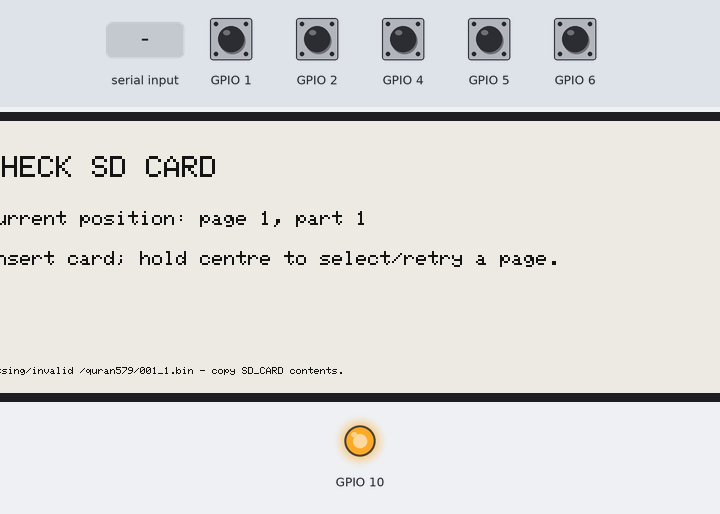
The sketch below on a simulated ESP32-S3. On the bench: 792×272 one-colour display, output pins drawn as LEDs (lit = HIGH). The test bench sets the inputs (shaded band); at power-on: GPIO 1, GPIO 2, GPIO 4–6 HIGH. Storage starts empty; EEPROM starts erased; pins used as bus, display or sensor lines are not drawn; what the sketch prints to the serial monitor is not drawn.

Above: at 4.7 s.
4.8 s: GPIO 6 pulled LOW for 0.15 s
7.8 s: "m" received over Serial
At 9.9 s:
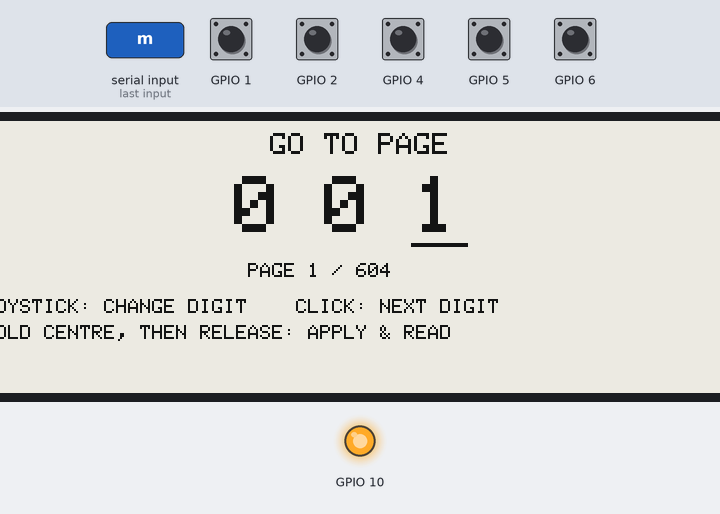
10.6 s: GPIO 5 pulled LOW for 0.15 s
At 13.3 s:
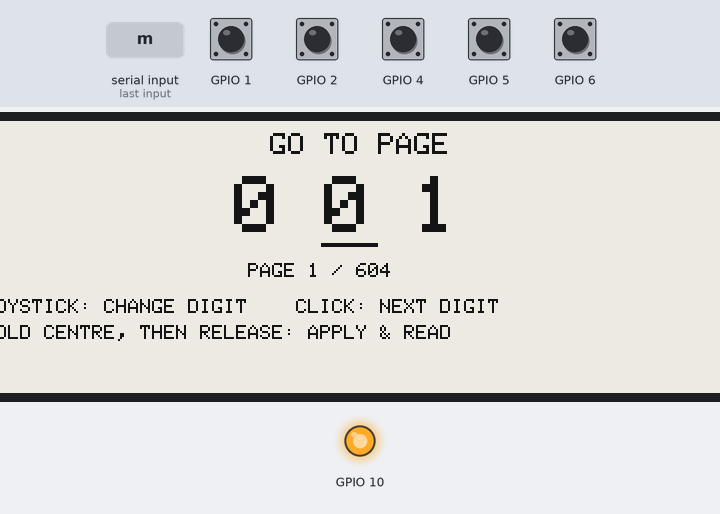
13.6 s: GPIO 1 pulled LOW for 0.15 s
At 15.7 s:
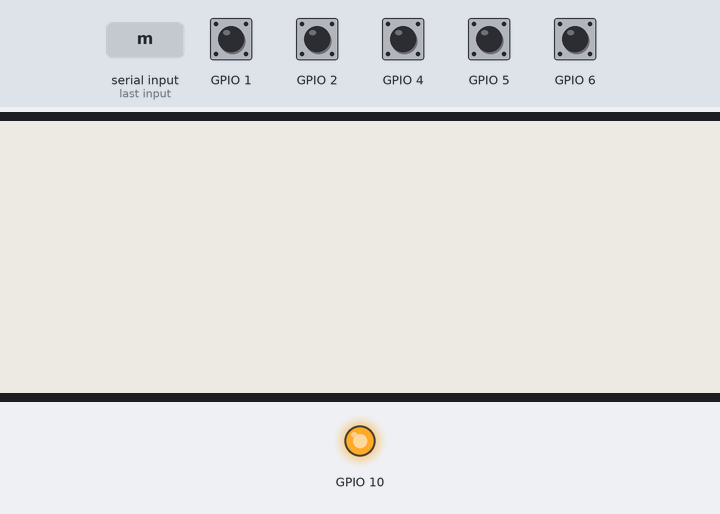
16.6 s: "b" received over Serial
At 18.8 s:
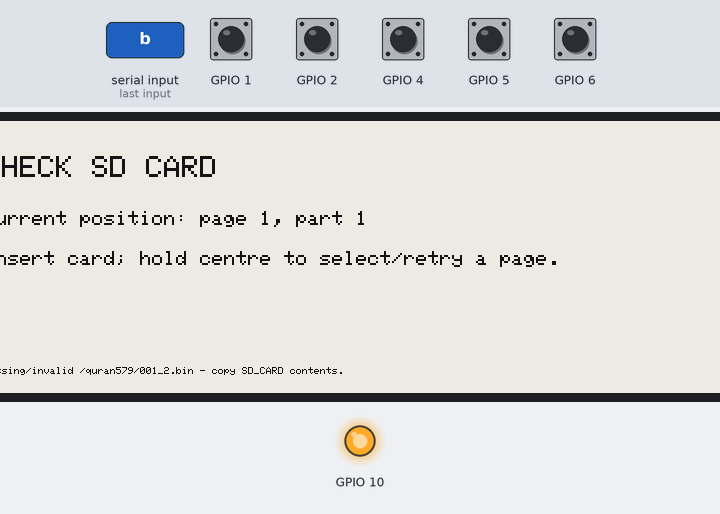
19.5 s: GPIO 6 pulled LOW for 1 s
Timing chart, 0 to 22.5 s (numbered marks = the images above; inputs shaded):
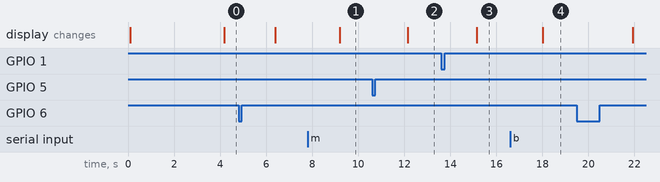

The sketch:

CrowPanel_Quran_Full.ino
```cpp
#include <Arduino.h>
#include <SPI.h>
#include <SD.h>
#include <Preferences.h>
#include "ReaderState.h"
#include "freertos/FreeRTOS.h"
#include "freertos/task.h"
#include <GxEPD2_BW.h>
#include <gdey/GxEPD2_579_GDEY0579T93.h>

constexpr uint8_t BTN_NEXT=6, BTN_PREVIOUS=4, BTN_CENTER=5;
constexpr uint8_t BTN_SCREEN=1, BTN_AUX=2, SCREEN_POWER=7;
constexpr uint8_t SD_POWER=42; // CrowPanel TF-card supply enable, active HIGH
constexpr uint8_t ROTATION=2; // landscape, 180 degrees
constexpr uint32_t DEBOUNCE_MS=20, HOLD_MS=900;
constexpr uint16_t PAGE_COUNT=604;
constexpr uint8_t PARTS_PER_PAGE=5;
constexpr size_t FRAME_BYTES=792*272/8;
using Panel=GxEPD2_579_GDEY0579T93;
GxEPD2_BW<Panel,Panel::HEIGHT> display(Panel(45,46,47,48));
SPIClass sdSPI(HSPI);
Preferences prefs;
struct Button {
  uint8_t pin;
  bool raw=HIGH, stable=HIGH, armed=false;
  uint32_t changed=0, down=0;
  void begin() {
    pinMode(pin,INPUT_PULLUP);
    raw=stable=digitalRead(pin);
    changed=millis();
  }
  // Release events: boot-held keys ignored; each debounced release counts.
  uint8_t poll() {
    const uint32_t now=millis();
    const bool level=digitalRead(pin);
    if(level!=raw) {raw=level;changed=now;}
    if(raw==stable || uint32_t(now-changed)<DEBOUNCE_MS) return 0;
    stable=raw;
    if(stable==LOW) {down=now;armed=true;return 0;}
    if(!armed) return 0;
    armed=false;
    return uint32_t(now-down)>=HOLD_MS ? 2 : 1;
  }
};
Button buttons[]={{BTN_NEXT},{BTN_PREVIOUS},{BTN_CENTER},{BTN_SCREEN},{BTN_AUX}};
// Source artwork buffers: MSB first, 1=black. Header rows 0..23 stay white.
uint8_t artwork[FRAME_BYTES], pendingArtwork[FRAME_BYTES];
uint16_t page=1;
uint8_t part=1, digits[3]={0,0,1}, activeDigit=2;
bool blanked=false, menu=false, sdReady=false, haveArtwork=false;
bool positionDirty=false, prefsReady=false;
uint32_t positionChangedAt=0;
char errorText[96]="";

void savePosition() {
  if(positionDirty && prefsReady) {
    prefs.putUShort("position",(page-1)*PARTS_PER_PAGE+(part-1));
    positionDirty=false;
  }
}
void markPosition() {positionDirty=true;positionChangedAt=millis();}
uint16_t selectedPage() {return digits[0]*100+digits[1]*10+digits[2];}
bool mountSD() {
  if(sdReady) return true;
  SD.end();
  sdReady=SD.begin(10,sdSPI,10000000);
  if(!sdReady || SD.cardType()==CARD_NONE) {
    sdReady=false;
    snprintf(errorText,sizeof(errorText),"SD not found: check card, then hold centre to retry.");
    return false;
  }
  return true;
}
bool loadPage(uint16_t targetPage,uint8_t targetPart) {
  if(targetPage<1 || targetPage>PAGE_COUNT || targetPart<1 || targetPart>PARTS_PER_PAGE) return false;
  if(!mountSD()) return false;
  char path[40]; snprintf(path,sizeof(path),"/quran579/%03u_%u.bin",targetPage,targetPart);
  File file=SD.open(path,FILE_READ);
  if(!file || file.size()!=FRAME_BYTES) {
    if(file) file.close();
    snprintf(errorText,sizeof(errorText),"Missing/invalid %s - copy SD_CARD contents.",path);
    sdReady=false;
    return false;
  }
  const size_t got=file.read(pendingArtwork,FRAME_BYTES);
  file.close();
  if(got!=FRAME_BYTES) {
    snprintf(errorText,sizeof(errorText),"SD read failed: %s. Try again.",path);
    sdReady=false;
    return false;
  }
  // Commit only after a complete read; failed reads keep the previous page.
  memcpy(artwork,pendingArtwork,FRAME_BYTES);
  page=targetPage;part=targetPart;haveArtwork=true;errorText[0]=0;
  return true;
}
void drawIndicator() {
  // Same upper-left location and part/page order as the original reader.
  // Reserved 24px header means this never overwrites the Quran artwork.
  display.setTextSize(2);display.setTextColor(GxEPD_BLACK);
  display.setCursor(4,4);display.printf("%u/%u",part,page);
}
void drawMenu() {
  display.setTextColor(GxEPD_BLACK);
  display.setTextSize(3);display.setCursor(306,12);display.print("GO TO PAGE");
  display.setTextSize(8);
  for(uint8_t i=0;i<3;i++) {
    int x=270+i*90;
    display.setCursor(x,55);display.print(digits[i]);
    if(i==activeDigit) display.fillRect(x-3,122,57,4,GxEPD_BLACK);
  }
  display.setTextSize(2);display.setCursor(284,142);
  uint16_t selected=selectedPage();
  if(selected>=1 && selected<=PAGE_COUNT) display.printf("PAGE %u / 604",selected);
  else display.print("VALID: 001 - 604");
  display.setCursor(20,178);display.print("JOYSTICK: CHANGE DIGIT    CLICK: NEXT DIGIT");
  display.setCursor(20,204);display.print("HOLD CENTRE, THEN RELEASE: APPLY & READ");
}
void render(bool full=false) {
  display.fillScreen(GxEPD_WHITE);
  if(!blanked) {
    if(menu) drawMenu();
    else if(haveArtwork) {
      display.drawBitmap(0,0,artwork,792,272,GxEPD_BLACK);
      drawIndicator();
    }
    if(errorText[0]) {
      // On an SD error, show a dedicated error screen rather than cover verses.
      if(!menu) {
        display.fillScreen(GxEPD_WHITE);
        display.setTextSize(3);display.setTextColor(GxEPD_BLACK);
        display.setCursor(20,35);display.print("CHECK SD CARD");
        display.setTextSize(2);display.setCursor(20,90);
        display.printf("Current position: page %u, part %u",page,part);
        display.setCursor(20,130);display.print("Insert card; hold centre to select/retry a page.");
      }
      display.setTextSize(1);display.setTextColor(GxEPD_BLACK);
      display.setCursor(20,246);display.print(errorText);
    }
  }
  uint32_t started=millis();
  // Full only at startup / Serial f. Retain controller RAM between turns.
  display.display(!full);
  Serial.printf("%s %lu ms | page %u part %u%s%s\n",full?"FULL":"PARTIAL",
    (unsigned long)(millis()-started),page,part,blanked?" blank":"",menu?" menu":"");
  if(errorText[0]) Serial.println(errorText);

}
// The input task owns the Button objects after setup. The main task alone
// owns display, SD, buffers and Preferences. Copy requested state under a
// short critical section; never hold the lock across I/O or an e-paper wait.
ReaderState requested;
portMUX_TYPE inputMux=portMUX_INITIALIZER_UNLOCKED;
constexpr uint32_t INPUT_SETTLE_MS=180;
uint32_t paintedRevision=0, paintedCleanGeneration=0;
bool firstFrame=true;

void submitEvent(ReaderEvent event) {
  const uint32_t now=millis();
  portENTER_CRITICAL(&inputMux);
  requested.apply(event,now);
  portEXIT_CRITICAL(&inputMux);
}
ReaderState snapshotState() {
  portENTER_CRITICAL(&inputMux);
  ReaderState copy=requested;
  portEXIT_CRITICAL(&inputMux);
  return copy;
}
void inputTask(void*) {
  for(;;) {
    uint8_t event=buttons[3].poll();
    if(event==1) submitEvent(ReaderEvent::Screen);
    event=buttons[2].poll();
    if(event) submitEvent(event==2?ReaderEvent::Hold:ReaderEvent::Click);
    if(buttons[0].poll()) submitEvent(ReaderEvent::Next);
    if(buttons[1].poll()) submitEvent(ReaderEvent::Previous);
    buttons[4].poll(); // reserved auxiliary button
    vTaskDelay(pdMS_TO_TICKS(5));
  }
}
void paintRequested(const ReaderState &state,bool full) {
  menu=state.menu;blanked=state.blanked;
  memcpy(digits,state.digits,sizeof(digits));activeDigit=state.activeDigit;
  if(!menu && !blanked) {
    const uint16_t targetPage=state.index/5+1;
    const uint8_t targetPart=state.index%5+1;
    if(!haveArtwork || page!=targetPage || part!=targetPart || errorText[0]) {
      const uint16_t oldIndex=(page-1)*5+(part-1);
      if(loadPage(targetPage,targetPart) && (state.index!=oldIndex || !haveArtwork)) markPosition();
    }
  } else if(menu) errorText[0]=0;
  render(full);
  // Record ONLY the snapshot actually drawn, not any newer input state.
  paintedRevision=state.revision;paintedCleanGeneration=state.cleanGeneration;
  if(blanked) savePosition();
}
void setup() {
  Serial.begin(115200);
  for(auto &button:buttons) button.begin();
  pinMode(SCREEN_POWER,OUTPUT);digitalWrite(SCREEN_POWER,HIGH);
  pinMode(SD_POWER,OUTPUT);digitalWrite(SD_POWER,HIGH);
  pinMode(10,OUTPUT);digitalWrite(10,HIGH);delay(100);
  SPI.begin(12,-1,11,45);
  sdSPI.begin(39,13,40,10);
  display.init(115200,true,10,false);
  display.setRotation(ROTATION);display.setTextWrap(false);
  prefsReady=prefs.begin("quran579",false);
  uint16_t saved=prefsReady?prefs.getUShort("position",0):0;
  if(saved>=ReaderState::SCREEN_COUNT) saved=0;
  requested.index=saved;
  page=saved/5+1;part=saved%5+1;
  // Core 0 samples inputs even while the Arduino loop is busy refreshing.
  if(xTaskCreatePinnedToCore(inputTask,"quran-input",3072,nullptr,2,nullptr,0)!=pdPASS) {
    snprintf(errorText,sizeof(errorText),"Input task could not start. Restart the reader.");
    render(true);
    for(;;) delay(1000);
  }
}
void loop() {
  if(Serial.available()) switch(Serial.read()) {
    case 'n':submitEvent(ReaderEvent::Next);break;
    case 'p':submitEvent(ReaderEvent::Previous);break;
    case 'm':submitEvent(ReaderEvent::Hold);break;
    case 'c':submitEvent(ReaderEvent::Click);break;
    case 'b':submitEvent(ReaderEvent::Screen);break;
    case 'f':submitEvent(ReaderEvent::Clean);break;
  }
  ReaderState state=snapshotState();
  const bool dirty=firstFrame || state.revision!=paintedRevision;
  if(dirty && (firstFrame || uint32_t(millis()-state.lastInputMs)>=INPUT_SETTLE_MS)) {
    // This call can block. Input continues independently and changes requested.
    paintRequested(state,firstFrame || state.cleanGeneration!=paintedCleanGeneration);
    firstFrame=false;
  }
  // Save a successfully loaded position only after the navigation burst settles.
  state=snapshotState();
  if(positionDirty && state.revision==paintedRevision && millis()-positionChangedAt>=2000) savePosition();
  delay(5);
}
```

ReaderState.h
```cpp
#pragma once
#include <stdint.h>

// Only this small state is shared. No display, SD or Preferences calls here.
enum class ReaderEvent : uint8_t { Next, Previous, Click, Hold, Screen, Clean };
struct ReaderState {
  static constexpr uint16_t SCREEN_COUNT=604*5;
  uint16_t index=0;
  uint8_t digits[3]={0,0,1}, activeDigit=2;
  bool menu=false, blanked=false;
  uint32_t revision=0, lastInputMs=0, cleanGeneration=0;

  uint16_t selectedPage() const {return digits[0]*100+digits[1]*10+digits[2];}
  bool apply(ReaderEvent event,uint32_t now) {
    switch(event) {
      case ReaderEvent::Next:
      case ReaderEvent::Previous: {
        if(blanked) return false;
        const int delta=event==ReaderEvent::Next?1:-1;
        if(menu) digits[activeDigit]=(digits[activeDigit]+(delta>0?1:9))%10;
        else {
          int next=int(index)+delta;
          if(next<0 || next>=SCREEN_COUNT) return false;
          index=uint16_t(next);
        }
        break;
      }
      case ReaderEvent::Click:
        if(!menu) return false;
        activeDigit=activeDigit==0?2:activeDigit-1;
        break;
      case ReaderEvent::Hold:
        if(menu) {
          const uint16_t page=selectedPage();
          if(page<1 || page>604) return false;
          index=(page-1)*5; menu=false;blanked=false;
        } else {
          uint16_t page=index/5+1;
          digits[0]=page/100;digits[1]=(page/10)%10;digits[2]=page%10;
          activeDigit=2;menu=true;blanked=false;
        }
        break;
      case ReaderEvent::Screen:
        if(menu) {menu=false;blanked=true;}
        else blanked=!blanked;
        break;
      case ReaderEvent::Clean:
        ++cleanGeneration;
        break;
    }
    ++revision;lastInputMs=now;return true;
  }
};
```

Measured:
- after the input at 7.8 s, the display: changes after 1.4 s (image 1)
- after the input at 10.6 s, the display: changes after 1.6 s (image 2)
- after the input at 13.6 s, the display: changes after 1.6 s (image 3)
- after the input at 16.6 s, the display: changes after 1.4 s (image 4)
